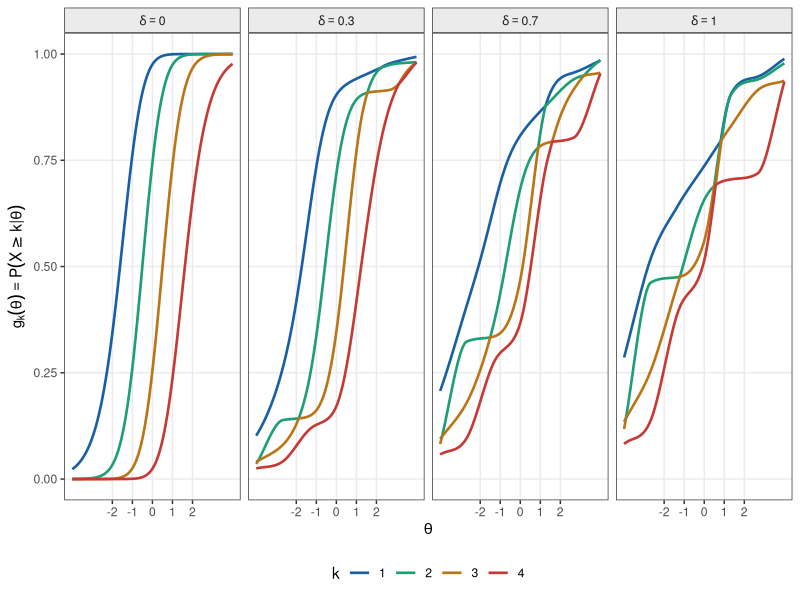

Write the R code that produced this figure.
library(ggplot2)
library(patchwork)

# Illustrates the NP DGP boundary-function construction (Section "Study 2"):
# g_k(theta) = (1-delta) * g_k^GPCM(theta) + delta * s_k(theta),
# for a fixed set of random monotone splines s_k, shown at several delta.

set.seed(42)
K      <- 5L
a      <- 1.5
b      <- seq(-1.5, 1.5, length.out = K - 1L)   # symmetric GPCM baseline thresholds
DELTAS <- c(0, 0.3, 0.7, 1)
theta_grid <- seq(-4, 4, by = 0.02)

COL_K <- c("#185FA5", "#1D9E75", "#BA7517", "#C53A35")

# ── GPCM cumulative boundary functions P(X >= k | theta) ─────────────────────
gpcm_pr <- function(theta, a, b) {
  K  <- length(b) + 1L
  ln <- matrix(0, length(theta), K)
  for (k in seq_len(K - 1L)) ln[, k + 1] <- ln[, k] + a * (theta - b[k])
  ln <- ln - apply(ln, 1, max)
  ex <- exp(ln); ex / rowSums(ex)
}
gp_cat <- gpcm_pr(theta_grid, a, b)
gp_cum <- sapply(seq_len(K - 1L), function(k) 1 - rowSums(gp_cat[, seq_len(k), drop = FALSE]))

# ── Random monotone Hermite splines, one per boundary (fixed draw) ───────────
rand_mono_spline <- function(n_knots = 7L) {
  x_k <- seq(-4, 4, length.out = n_knots)
  y_k <- sort(runif(n_knots))
  splinefun(x_k, y_k, method = "monoH.FC")
}
splines_j <- lapply(seq_len(K - 1L), function(k) rand_mono_spline())
rand_cum  <- sapply(splines_j, function(s) pmin(pmax(s(theta_grid), 0), 1))

# ── Mixture at each delta, re-sorted to enforce g_1 > g_2 > ... > g_{K-1} ────
mix_df <- do.call(rbind, lapply(DELTAS, function(delta) {
  cum <- (1 - delta) * gp_cum + delta * rand_cum
  cum <- t(apply(cum, 1, sort, decreasing = TRUE))
  do.call(rbind, lapply(seq_len(K - 1L), function(k) {
    data.frame(theta = theta_grid, g = cum[, k], k = factor(k),
               delta = factor(paste0("delta == ", delta), levels = paste0("delta == ", DELTAS)))
  }))
}))

p <- ggplot(mix_df, aes(x = theta, y = g, colour = k)) +
  geom_line(linewidth = 0.9) +
  facet_wrap(~ delta, nrow = 1, labeller = label_parsed) +
  scale_colour_manual(values = COL_K, name = "k") +
  scale_x_continuous(breaks = -2:2) +
  scale_y_continuous(limits = c(0, 1)) +
  labs(x = expression(theta), y = expression(g[k](theta) == P(X >= k*"|"*theta))) +
  theme_bw(base_size = 11) +
  theme(legend.position = "bottom", panel.grid.minor = element_blank(),
        strip.background = element_rect(fill = "grey92"))

ggsave("/home/ben/Dropbox/Apps/Overleaf/binomial_model/fig_np_boundary_mixture.pdf",
       p, width = 11, height = 3.2, device = cairo_pdf)
cat("saved fig_np_boundary_mixture.pdf\n")
